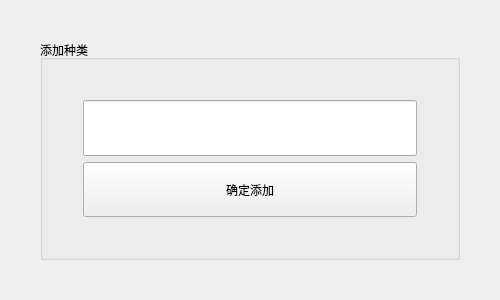
<?xml version="1.0" encoding="UTF-8"?>
<ui version="4.0">
 <class>TypeAddInterface</class>
 <widget class="QWidget" name="TypeAddInterface">
  <property name="geometry">
   <rect>
    <x>0</x>
    <y>0</y>
    <width>500</width>
    <height>300</height>
   </rect>
  </property>
  <property name="minimumSize">
   <size>
    <width>500</width>
    <height>300</height>
   </size>
  </property>
  <property name="maximumSize">
   <size>
    <width>500</width>
    <height>300</height>
   </size>
  </property>
  <property name="windowTitle">
   <string>TypeAddInterface</string>
  </property>
  <layout class="QVBoxLayout" name="verticalLayout_2">
   <property name="spacing">
    <number>40</number>
   </property>
   <property name="leftMargin">
    <number>40</number>
   </property>
   <property name="topMargin">
    <number>40</number>
   </property>
   <property name="rightMargin">
    <number>40</number>
   </property>
   <property name="bottomMargin">
    <number>40</number>
   </property>
   <item>
    <widget class="QGroupBox" name="groupBox">
     <property name="title">
      <string>添加种类</string>
     </property>
     <layout class="QVBoxLayout" name="verticalLayout">
      <property name="leftMargin">
       <number>40</number>
      </property>
      <property name="topMargin">
       <number>40</number>
      </property>
      <property name="rightMargin">
       <number>40</number>
      </property>
      <property name="bottomMargin">
       <number>40</number>
      </property>
      <item>
       <widget class="QLineEdit" name="name">
        <property name="sizePolicy">
         <sizepolicy hsizetype="Expanding" vsizetype="Expanding">
          <horstretch>0</horstretch>
          <verstretch>0</verstretch>
         </sizepolicy>
        </property>
       </widget>
      </item>
      <item>
       <widget class="QPushButton" name="applyBtn">
        <property name="sizePolicy">
         <sizepolicy hsizetype="Expanding" vsizetype="Expanding">
          <horstretch>0</horstretch>
          <verstretch>0</verstretch>
         </sizepolicy>
        </property>
        <property name="text">
         <string>确定添加</string>
        </property>
       </widget>
      </item>
     </layout>
    </widget>
   </item>
  </layout>
 </widget>
 <resources/>
 <connections/>
</ui>
